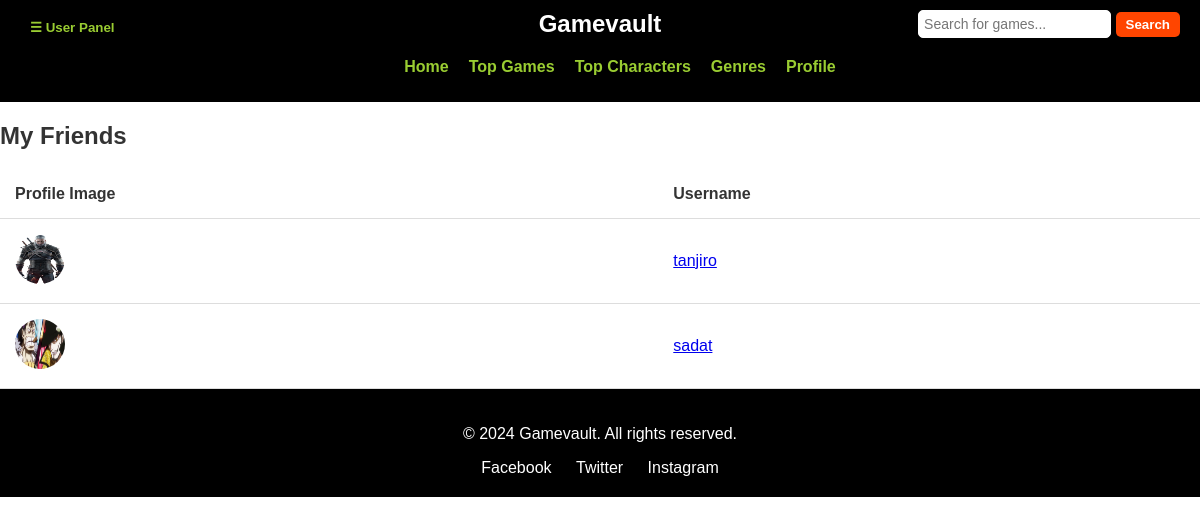
Page /friendlist.php (signed in) on the committed database.
### tables this page shows
CREATE TABLE `users` (
  `id` int(11) NOT NULL,
  `username` varchar(50) NOT NULL,
  `password` varchar(255) NOT NULL,
  `email` varchar(100) NOT NULL,
  `favourite_games` varchar(2000) DEFAULT NULL,
  `favourite_charecters` varchar(2000) DEFAULT NULL,
  `profile_image` varchar(255) NOT NULL
);

### friendlist.php (the view, shortened to what this page needs)
<?php
include 'db_connect.php';
$current_user_id = $_SESSION['user_id'];
$query = "
    SELECT u.id, u.username, u.profile_image
    FROM users u
    JOIN friends f ON (
        (u.id = f.friend_id AND f.user_id = ?)
        OR (u.id = f.user_id AND f.friend_id = ?)
    )
    WHERE u.id != ?
    GROUP BY u.id";
$stmt = $conn->prepare($query);
$stmt->bind_param("iii", $current_user_id, $current_user_id, $current_user_id);
$stmt->execute();
$friends_list = $stmt->get_result();
?>
<!DOCTYPE html>
<html lang="en">
<head>
</head>
<body>
<?php include "header.php"; ?>
<h2>My Friends</h2>
<?php if ($friends_list->num_rows > 0): ?>
    <table>
        <thead>
            <tr>
                <th>Profile Image</th>
                <th>Username</th>
            </tr>
        </thead>
        <tbody>
            <?php while ($row = $friends_list->fetch_assoc()): ?>
                <tr>
                    <td><img src="Assets/user_image/<?php echo htmlspecialchars($row['profile_image']); ?>" alt="Profile Image" class="profile-image"></td>
                    <td><a href="user_info_display.php?user_id=<?php echo htmlspecialchars($row['id']); ?>"><?php echo htmlspecialchars($row['username']); ?></a></td>
                </tr>
            <?php endwhile; ?>
        </tbody>
    </table>
<?php else: ?>
    <p>You don't have any friends yet.</p>
<?php endif; ?>
<?php include "footer.php"; ?>
</body>
</html>

### friendlist.php (style rules this page uses)
table { width: 100%; border-collapse: collapse; }
th, td { padding: 15px; text-align: left; border-bottom: 1px solid #ddd; }
.profile-image { width: 50px; height: 50px; border-radius: 50%; }

### header.php (style rules this page uses)
body { margin: 0; font-family: 'Arial', sans-serif; color: #333; }

### rows in the picture
users: profile_image (picture), username "tanjiro"
users: profile_image (picture), username "sadat"
